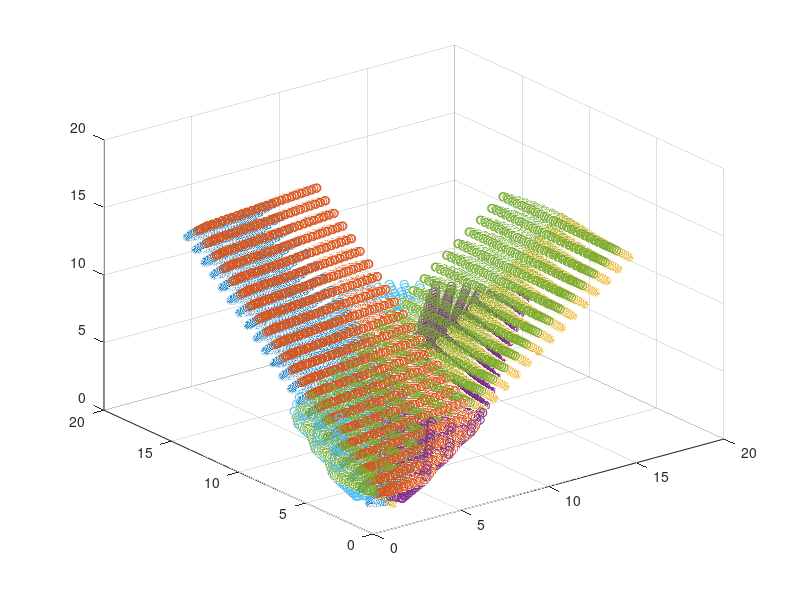

The MATLAB script that drew this image: (Note: this script raises an error after producing the figure.)
close all
clear all
clc

rIn      = 1.5d0
rEnd     = 6.d0
rSamples = 23
rPoints  = floor(rSamples)
rh       = (rEnd-rIn)/(rPoints-1)
rPPoints = [rIn:rh:rEnd];

yIn      = 1.5d0
yEnd     = 15.d0
ySamples = 22
yPoints  = ySamples
yh       = (yEnd-yIn)/(yPoints-1)
yPPoints = [yIn:yh:yEnd];

alphaIn      = 0.d0
alphaEnd     = 90.d0
alphaSamples = 10
alphaPoints  = floor(alphaSamples)
alphah       = (alphaEnd-alphaIn)/(alphaPoints-1)
alphaPPoints = [alphaIn:alphah:alphaEnd];


ii = 1;
R  = [];
for ir=1:rSamples
  for iy=1:ySamples
    for ialpha=1:alphaSamples
      R(ii,1) = rPPoints(ir);
      R(ii,2) = sqrt( (R(ii,1)./2.d0).^2 + yPPoints(iy).^2 + R(ii,1).*yPPoints(iy).*sin(alphaPPoints(ialpha)./180.d0*pi) );
      R(ii,3) = sqrt( (R(ii,1)./2.d0).^2 + yPPoints(iy).^2 - R(ii,1).*yPPoints(iy).*sin(alphaPPoints(ialpha)./180.d0*pi) );
      ii = ii + 1;
    end
  end 
end
size(R)
figure
scatter3(R(:,1),R(:,2),R(:,3))
hold on
scatter3(R(:,1),R(:,3),R(:,2))
scatter3(R(:,2),R(:,1),R(:,3))
scatter3(R(:,2),R(:,3),R(:,1))
scatter3(R(:,3),R(:,1),R(:,2))
scatter3(R(:,3),R(:,2),R(:,1))


NameStr = strcat('./RSampled.csv');
csvwrite(NameStr,[R(:,1),R(:,2),R(:,3)])



RFinal      = [];
AngleFinal  = 120;
RDaje       = [];
ii = 1;
for i=1:NPoints
  for j=1:NPoints
    RFinal = sqrt(Points(i)^2 + Points(j)^2 - 2.0*Points(i)*Points(j)*cos(120.0/180.0*pi));
    %if (RFinal(i,1).^2 < RFinal(i,2).^2 + RFinal(i,3).^2) && (RFinal(i,2).^2 < RFinal(i,1).^2 + RFinal(i,3).^2) && (RFinal(i,3).^2 < RFinal(i,1).^2 + RFinal(i,2).^2)
      RDaje = [RDaje; [Points(i), RFinal, Points(j)]];
    %end
    ii = ii + 1;
  end
end
size(RDaje)

NameStr = strcat('./RSampled.csv');
csvwrite(NameStr,[RDaje(:,1),RDaje(:,2),RDaje(:,3)])



RIn      = 1.55d0
REnd     = [10.d0, 10.d0, 10.d0]
NPoints  = 17;

% h = (REnd-RIn)/(NPoints-1);
% 
% NameStr = strcat('./RSampled.csv');
% ii = 1
% for i=1:NPoints
%   for j=1:i
%     for k=1:j
%       R(ii,1) = RIn + (i-1)*h;
%       R(ii,2) = RIn + (j-1)*h;
%       R(ii,3) = RIn + (k-1)*h;
%       ii      = ii+1;
%       csvwrite(NameStr,[R(:,1),R(:,2),R(:,3)])
%     end
%   end
% end
% size(R,1)
% figure
% scatter3(R(:,1),R(:,2),R(:,3))


NSamples   = 5000
RIn        = 1.5d0;
REnd       = 10.d0;
Samples    = lhsdesign(NSamples,3);
RFinal     = Samples      .* (REnd-RIn)   + RIn;
AngleFinal = Samples(:,2) .* (180.0-60.0) + 60.0;
RDaje  = [];
for i=1:NSamples
  RFinal(i,2) = sqrt(RFinal(i,1)^2 + RFinal(i,3)^2 - 2.0*RFinal(i,1)*RFinal(i,3)*cos(AngleFinal(i)/180.0*pi));
  %if (RFinal(i,1).^2 < RFinal(i,2).^2 + RFinal(i,3).^2) && (RFinal(i,2).^2 < RFinal(i,1).^2 + RFinal(i,3).^2) && (RFinal(i,3).^2 < RFinal(i,1).^2 + RFinal(i,2).^2)
    RDaje = [RDaje; RFinal(i,:)];
  %end
end
size(RDaje)
R = RDaje;
figure
scatter3(R(:,1),R(:,2),R(:,3))
hold on
scatter3(R(:,1),R(:,3),R(:,2))
scatter3(R(:,2),R(:,1),R(:,3))
scatter3(R(:,2),R(:,3),R(:,1))
scatter3(R(:,3),R(:,1),R(:,2))
scatter3(R(:,3),R(:,2),R(:,1))

NameStr = strcat('./RSampled.csv');
csvwrite(NameStr,[RDaje(:,1),RDaje(:,2),RDaje(:,3)])


NSamples = 7000

Samples    = lhsdesign(NSamples,3);
RFinal     = Samples      .* (REnd-RIn)   + RIn;
RDaje  = [];
for i=1:NSamples
  %RFinal(i,2) = sqrt(RFinal(i,1)^2 + RFinal(i,3)^2 - 2.0*RFinal(i,1)*RFinal(i,3)*cos(AngleFinal(i)/180.0*pi));
  if (RFinal(i,1) < RFinal(i,2) + RFinal(i,3)) && (RFinal(i,2) < RFinal(i,1) + RFinal(i,3)) && (RFinal(i,3) < RFinal(i,1) + RFinal(i,2))
    RDaje = [RDaje; RFinal(i,:)];
  end
end
size(RDaje)
R = RDaje;
figure
scatter3(R(:,1),R(:,2),R(:,3))
hold on
scatter3(R(:,1),R(:,3),R(:,2))
scatter3(R(:,2),R(:,1),R(:,3))
scatter3(R(:,2),R(:,3),R(:,1))
scatter3(R(:,3),R(:,1),R(:,2))
scatter3(R(:,3),R(:,2),R(:,1))



% 
% RIn      = 1.5d0
% REnd     = 10.d0
% NSamples = 1000
% 
% RFinal      = [];
% Samples     = lhsdesign(NSamples,2);
% RFinal(:,1) = Samples(:,1)      .* (REnd-RIn)   + RIn;
% RFinal(:,3) = Samples(:,2)      .* (REnd-RIn)   + RIn;
% AngleFinal  = 120;
% RDaje  = [];
% for i=1:NSamples
%   RFinal(i,2) = sqrt(RFinal(i,1)^2 + RFinal(i,3)^2 - 2.0*RFinal(i,1)*RFinal(i,3)*cos(120.0/180.0*pi));
%   if (RFinal(i,1).^2 < RFinal(i,2).^2 + RFinal(i,3).^2) && (RFinal(i,2).^2 < RFinal(i,1).^2 + RFinal(i,3).^2) && (RFinal(i,3).^2 < RFinal(i,1).^2 + RFinal(i,2).^2)
%     RDaje = [RDaje; RFinal(i,:)];
%   end
% end
% size(RDaje)
% 
% NameStr = strcat('./RSampled.csv');
% csvwrite(NameStr,[RDaje(:,1),RDaje(:,2),RDaje(:,3)])




% RIn      = 1.5d0
% REnd     = 10.d0
% NSamples = 81
% 
% NPoints  = floor(sqrt(NSamples))
% h        = (REnd-RIn)/(NPoints-1)
% Points   = [RIn:h:REnd];
% 
% RFinal      = [];
% AngleFinal  = 120;
% RDaje       = [];
% ii = 1;
% for i=1:NPoints
%   for j=1:NPoints
%     RFinal = sqrt(Points(i)^2 + Points(j)^2 - 2.0*Points(i)*Points(j)*cos(120.0/180.0*pi));
%     %if (RFinal(i,1).^2 < RFinal(i,2).^2 + RFinal(i,3).^2) && (RFinal(i,2).^2 < RFinal(i,1).^2 + RFinal(i,3).^2) && (RFinal(i,3).^2 < RFinal(i,1).^2 + RFinal(i,2).^2)
%       RDaje = [RDaje; [Points(i), RFinal, Points(j)]];
%     %end
%     ii = ii + 1;
%   end
% end
% size(RDaje)
% 
% NameStr = strcat('./RSampled.csv');
% csvwrite(NameStr,[RDaje(:,1),RDaje(:,2),RDaje(:,3)])



RIn      = 1.5d0
REnd     = 10.d0
NSamples = 2000

G1Min = 3.0*exp(-10.0);
G1Max = 3.0*exp(-1.5);
G2Min = 3.0*exp(-10.0).^2;
G2Max = 3.0*exp(-1.5).^2;
G3Min = exp(-10.0).^3;
G3Max = exp(-1.5).^3;
G10   = 3.0*exp(-5.0);
G20   = 3.0*exp(-5.0).^2;
G30   = exp(-5.0).^3;
R0    = 5.0;


GSamp      = [];
Samples    = lhsdesign(NSamples,3);
GSamp(:,1) = Samples(:,1)      .* (G1Max-G1Min) + G1Min;
GSamp(:,2) = Samples(:,2)      .* (G2Max-G2Min) + G2Min;
GSamp(:,3) = Samples(:,3)      .* (G3Max-G3Min) + G3Min;

iSample = 1;
iAcc    = 0;
RFinal  = [];
while (size(RFinal,1) < 1000) 
  
  G = GSamp(iSample,:);
  
  options      = optimoptions('fsolve','Display','none','PlotFcn',@optimplotfirstorderopt,'MaxFunctionEvaluations',300);
  f            = @(R) PIP(R,G);
  R00          = [2.0, 8.0, 5.0];
  [RTemp,fval] = fsolve(f,R00);
  %GG           = PIP(RTemp, G)
  if (RTemp(1) <= RTemp(2) + RTemp(3)) && (RTemp(2) <= RTemp(1) + RTemp(3)) && (RTemp(3) <= RTemp(1) + RTemp(2)) && (sum(RTemp>=1.5)==3) &&  (sum(RTemp<=10.0)==3)
    RFinal = [RFinal; RTemp];
    iAcc   = iAcc + 1
  end
  
  iSample = iSample + 1;
end

GFinale = PIP_New(RFinal);
figure(1)
histogram(GFinale(:,1),100)
hold on 
histogram(GSamp(:,1),100)
figure(2)
histogram(GFinale(:,2),100)
hold on 
histogram(GSamp(:,2),100)
figure(3)
histogram(GFinale(:,3),100)
hold on 
histogram(GSamp(:,3),100)

figure
scatter3(RFinal(:,1),RFinal(:,2),RFinal(:,3))